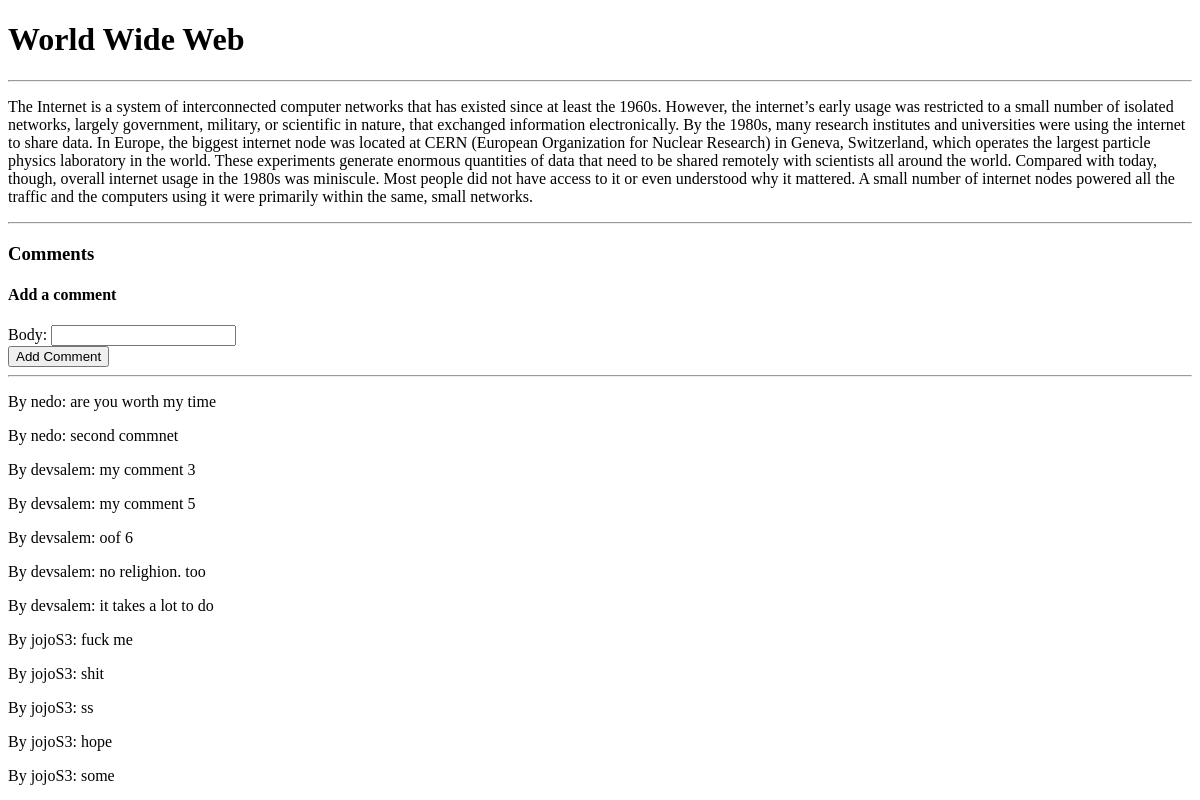
The app's page /blog/6/, older data.
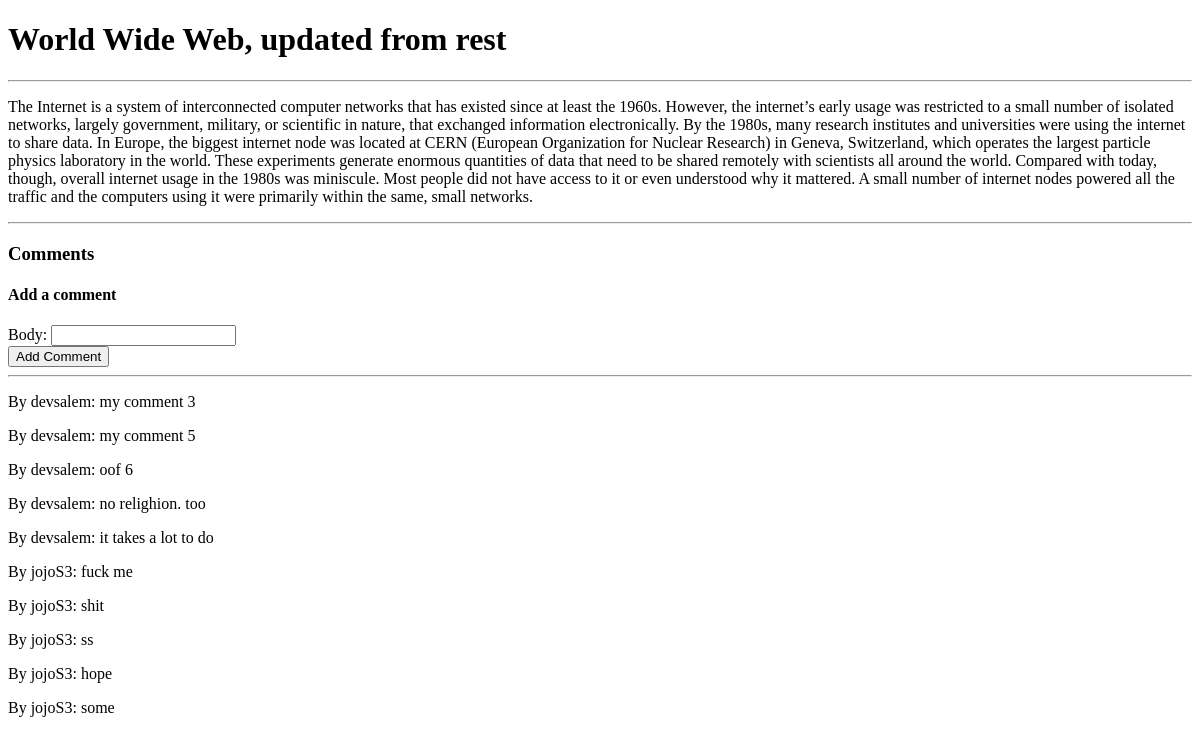
The same page, newer data.
### blog/models.py (models this page shows, shortened)
class Blog(models.Model):
    created_at = fields.DateTimeField(auto_now_add=True)
    title = fields.CharField(max_length=500)
    body = fields.TextField(blank=True)
    author = ForeignKey(
        get_user_model(),
        on_delete=models.CASCADE,
    )

class Comment(models.Model):
    author = ForeignKey(
        get_user_model(),
        on_delete=models.CASCADE,
        related_name="comments",
    )
    blog = ForeignKey(Blog, on_delete=models.CASCADE)
    body = fields.CharField(max_length=200)

### blog/views.py (the view, shortened to what this page needs)
# urls.py: path("blog/<int:pk>/", views.BlogDetailView.as_view(), name="blog"),
class BlogDetailView(ModelFormMixin, DetailView):
    model = Blog
    template_name = "blog/single_blog.html"
    form_class = CommentForm
    def get_form_kwargs(self):
        kwargs = super().get_form_kwargs()
        kwargs["instance"] = None
        return kwargs

### blog/forms.py
class CommentForm(models.ModelForm):
    class Meta:
        model = Comment
        fields = ["body"]

### blog/templates/blog/single_blog.html (shortened to what this page needs)
<!DOCTYPE html>
<html lang="en">
<head>
</head>
<body>
    <h1>{{object.title}}</h1>
    <hr>
    <p>{{object.body}}</p>
    <hr>
    <h3>Comments</h3>
    <h4>Add a comment</h4>
    <form method="POST" action="#">
        {{form}}
        <input type="submit" value="Add Comment">
    </form>
    <hr>
    {% for comment in blog.comment_set.all %}
        <p>By {{comment.author}}: {{comment.body}}</p>
    {% endfor %}
</body>
</html>

Row changes from the older to the newer data that the page shows:
removed Comment: author "nedo", body "are you worth my time"
removed Comment: author "nedo", body "second commnet"
changed Blog: title "World Wide Web" → "World Wide Web, updated from rest"
